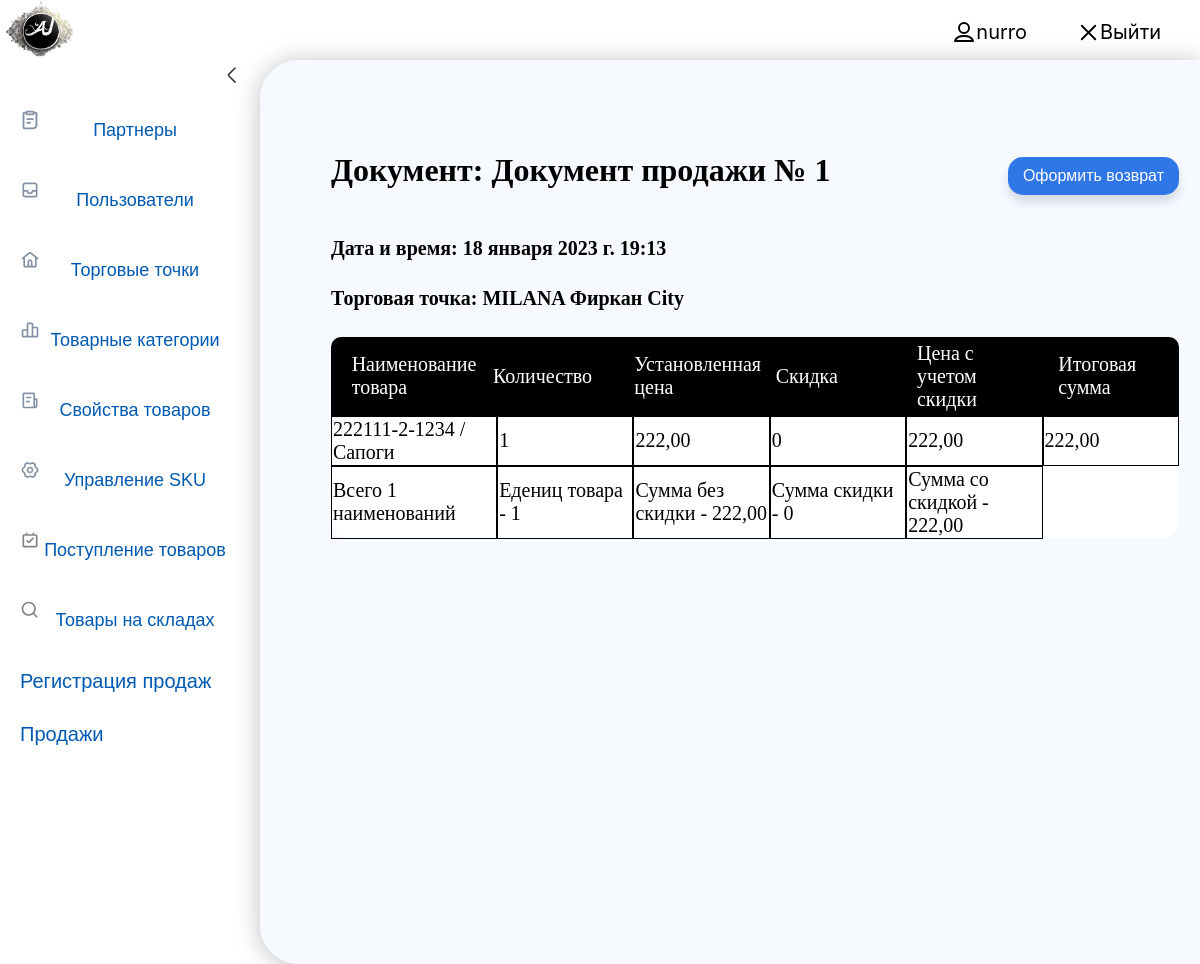
The app's page /sell_receipt_list/1/ (signed in), older data.
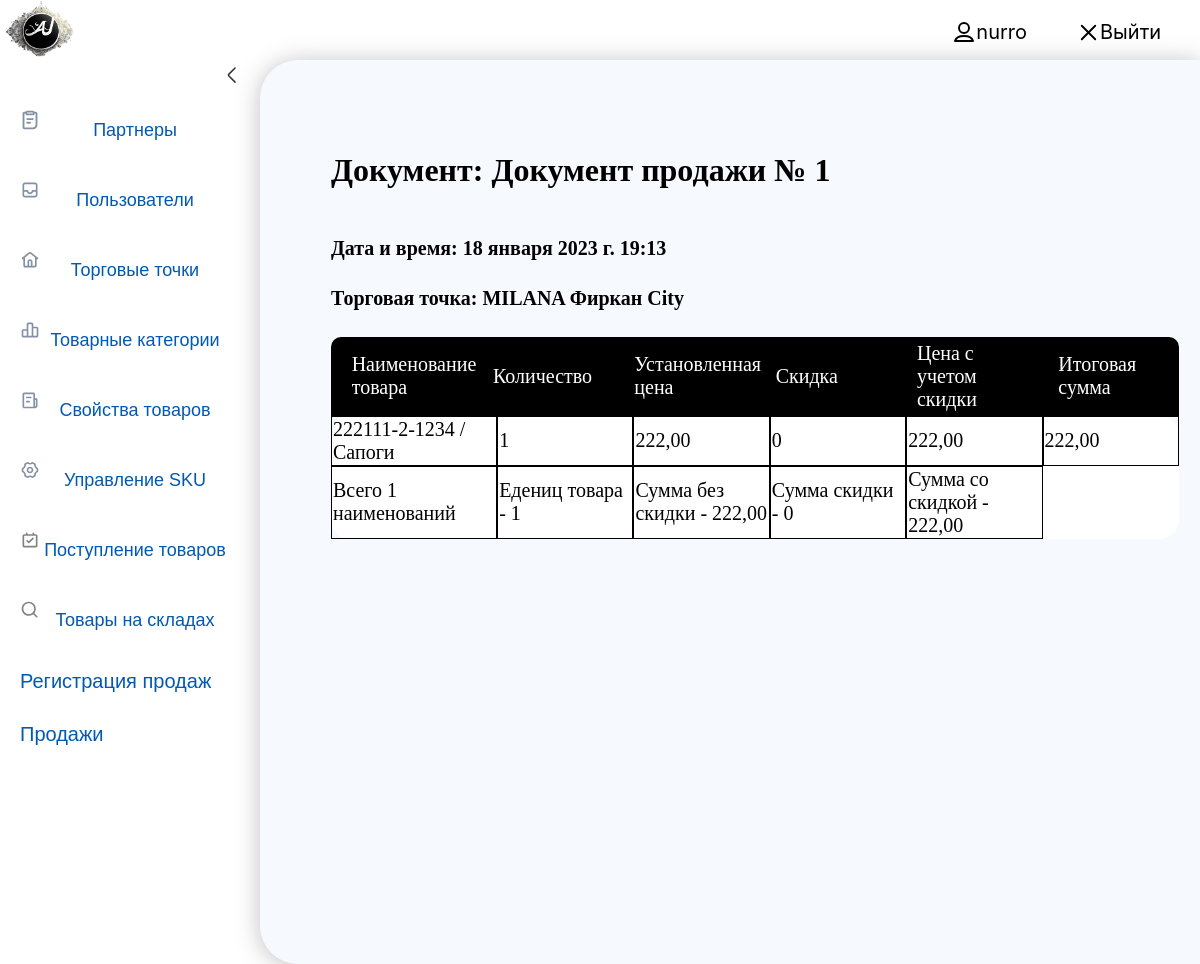
The same page, newer data.
### Jaimain/views.py (the view)
# urls.py: path('sell_receipt_list/<int:receipt_pk>/', ShowSellReceipt.as_view(), name='show_receipt'),
class ShowSellReceipt(DataMixin, DetailView):
    model = SellReceipt
    template_name = 'Jaimain/show_receipt.html'
    pk_url_kwarg = 'receipt_pk'
    context_object_name = 'receipt'
    def get_context_data(self, *, object_list=None, **kwargs):
        context = super().get_context_data(**kwargs)
        c_def = self.get_user_context(title='Просмотр документа продажи')
        c_def['products_in_receipt'] = ProductInReceipt.objects.filter(receipt=self.object)
        return dict(list(context.items()) + list(c_def.items()))
    @method_decorator(login_required)
    def dispatch(self, request, *args, **kwargs):
        if request.user.is_costumer:
            raise PermissionDenied
        return super().dispatch(request, *args, **kwargs)

### Jaimain/models.py (called while the page is built)
    def __str__(self):
        return self.name

    def __str__(self):
        return f'{self.identifier} / {self.name}'

    def get_total_amount_of_SKU_in_receipt(self):
        return ProductInReceipt.objects.filter(receipt=self).values('product').distinct().count()

    def get_total_amount_of_products_in_receipt(self):
        return ProductInReceipt.objects.filter(receipt=self).aggregate(Sum('amount'))['amount__sum']

    def get_total_price(self):
        total_cost = 0
        for i in ProductInReceipt.objects.filter(receipt=self):
            total_cost += i.get_total_cost()
        return total_cost

    def get_total_discount(self):
        total_discount = 0
        for i in ProductInReceipt.objects.filter(receipt=self):
            total_discount += i.get_total_discount()
        return total_discount

    def get_total_price_with_discount(self):
        total_cost_with_discount = 0
        for i in ProductInReceipt.objects.filter(receipt=self):
            total_cost_with_discount += i.get_total_cost_with_discount()
        return total_cost_with_discount

    def get_total_cost(self):
        return self.amount * self.price_in_stock

### Jaimain/templates/Jaimain/show_receipt.html (shortened to what this page needs)
{% extends 'Jaimain/base.html' %}
{% block content %}
<div class="header_ilya">
    <h1>Документ: {{receipt.partner.receipt_prefix}} {{receipt.number}}</h1>
<div style="text-align: right" class="btn_ilya">
	{% if not receipt.is_returned %}
        <button class="btn">
            <a class="white" href='{% url 'receipt_return' receipt.pk %}'>Оформить возврат</a>
        </button>
		{% endif %}
    </div>
</div>
<h4>Дата и время: {{receipt.time_created}}</h4>
<h4>Торговая точка: {{receipt.shop}}</h4>
<div class="headers__users  header_users-list header_users-list1">
	<div class="headerTable">Наименование товара</div>
	<div class="headerTable">Количество</div>
	<div class="headerTable">Установленная цена</div>
	<div class="headerTable">Скидка</div>
	<div class="headerTable">Цена с учетом скидки</div>
	<div class="headerTable">Итоговая сумма</div>
	</div>
	<table  class="trStyle " id="myTable">
		<tr class="trClass">
			{% for product in products_in_receipt %}
			<td class="tdStyle">{{ product.product.product}}</td>
			<td class="tdStyle">{{ product.amount }}</td>
			<td class="tdStyle">{{ product.price_in_stock }}</td>
			<td class="tdStyle">{{ product.discount }}</td>
			<td class="tdStyle">{{ product.price_with_discount }}</td>
			<td class="tdStyle">{{ product.get_total_cost_with_discount }}</td>
			</td>
		</tr>
		{% endfor %}
		<tr class="trClass">
			<td class="tdStyle">Всего {{ receipt.get_total_amount_of_SKU_in_receipt }} наименований</td>
			<td class="tdStyle">Едениц товара - {{ receipt.get_total_amount_of_products_in_receipt }}</td>
			<td class="tdStyle">Сумма без скидки - {{ receipt.get_total_price }}</td>
			<td class="tdStyle">Сумма скидки - {{ receipt.get_total_discount }}</td>
			<td class="tdStyle">Сумма со скидкой - {{ receipt.get_total_price_with_discount }}</td>
			</td>
	</table>
{% endblock %}

Row changes from the older to the newer data that the page shows:
changed SellReceipt "Документ продажи №": is_returned False → True (drawn)
Text that changed along with them:
text no longer shown: "Оформить возврат"
